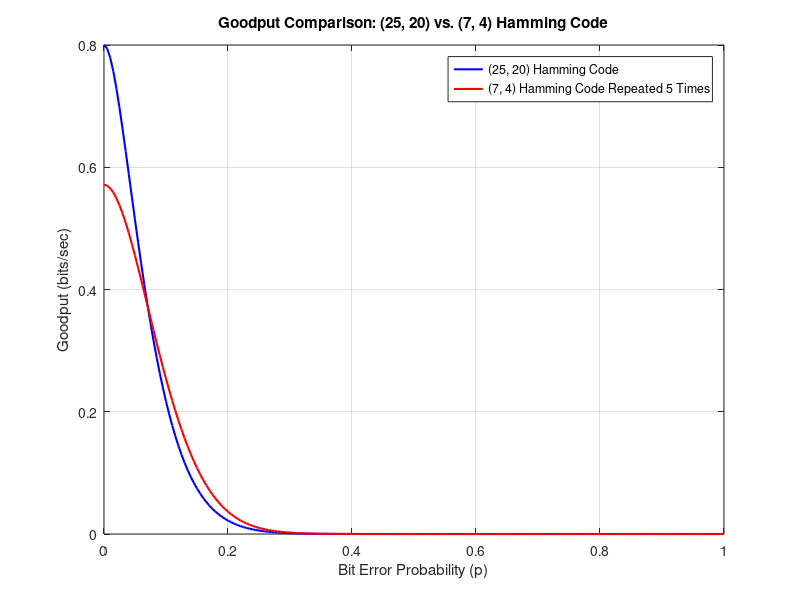

Recreate this plot in MATLAB.
p_list = 0:0.005:1;
T = 1;
%% Goodput of using (25,20) Hamming code

P_TF_25_list=zeros(1,length(p_list));
Goodput_TF_25_list = zeros(1,length(p_list));
for index = 1:length(p_list)
    p=p_list(index);
    P_TF_25 = 1-((1-p)^25)-(25*p*(1-p)^24);
    Goodput_TF_25 = 20*(1-P_TF_25)/(25*T);
    
    P_TF_25_list(index)=P_TF_25;
    Goodput_TF_25_list(index)=Goodput_TF_25;

end

%% Goodput of using (7,4) 5 times

Goodput_TF_7_5times_list = zeros(1,length(p_list));
for index = 1:length(p_list)
    p = p_list(index);
    P_TF_7= 1-((1-p)^7) - (7*p*(1-p)^6);
    Goodput_TF_7_5times=(20*(1-P_TF_7)^5)/(35*T);
    Goodput_TF_7_5times_list(index)=Goodput_TF_7_5times;
end
%%
figure;
plot(p_list, Goodput_TF_25_list, 'b', 'LineWidth', 1.5); % (25, 20) 曲线
hold on;
plot(p_list, Goodput_TF_7_5times_list, 'r', 'LineWidth', 1.5); % (7, 4) 曲线
hold off;

% 添加图例、标题和标签
legend('(25, 20) Hamming Code', '(7, 4) Hamming Code Repeated 5 Times', 'Location', 'northeast');
xlabel('Bit Error Probability (p)');
ylabel('Goodput (bits/sec)');
title('Goodput Comparison: (25, 20) vs. (7, 4) Hamming Code');
grid on;